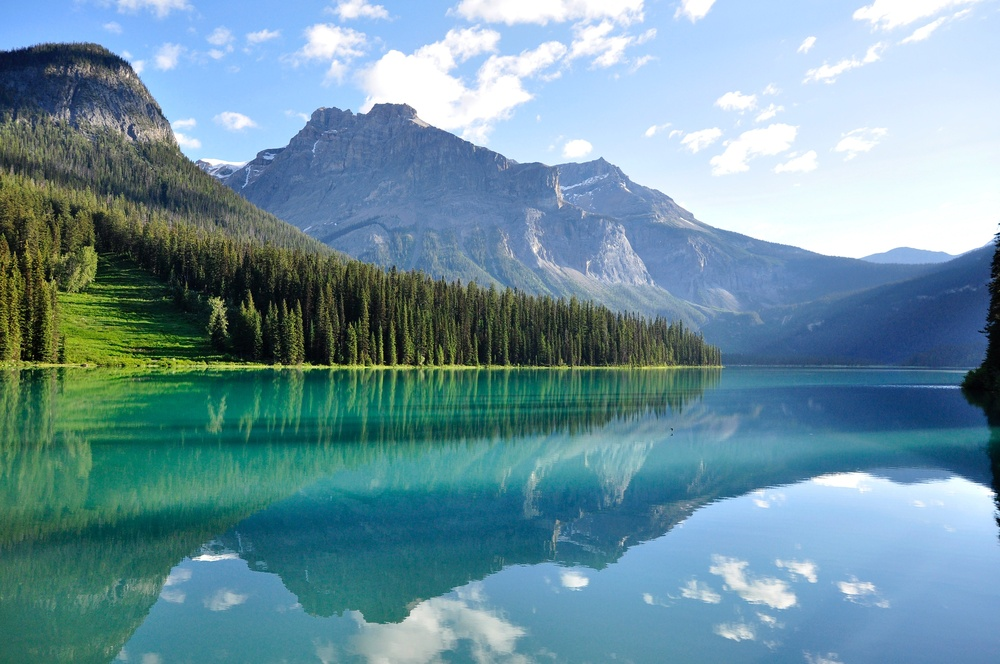
%> input picture wavlet transform/image.jpg, 1000 x 664 px, shrunk from 3300 x 2192 before the run
$ octave bt20ece081_wavlet_transform.m   (GNU Octave 9; MATLAB toolbox functions it lacks are replaced by stand-ins)
%> lines starting %> are read from the running program, lines starting %| are printed output that depends on the picture
close;
clear;
clc;

img = imread("image.jpg");
%> img is the input picture: size 664x1000x3 uint8; mean R, G, B 108.1, 146.1, 158.9
img_gs = rgb2gray(img);
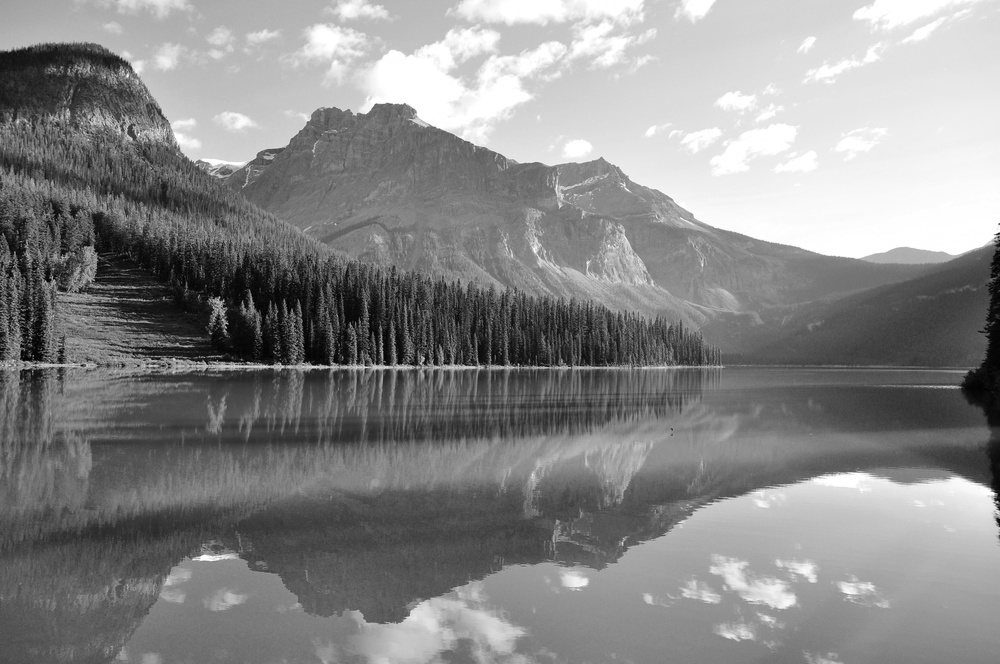
%> img_gs: size 664x1000 uint8; min 1, max 255, mean 136.2

% Perform the wavelet transform
[LL, LH, HL, HH] = dwt2(img_gs,'haar');
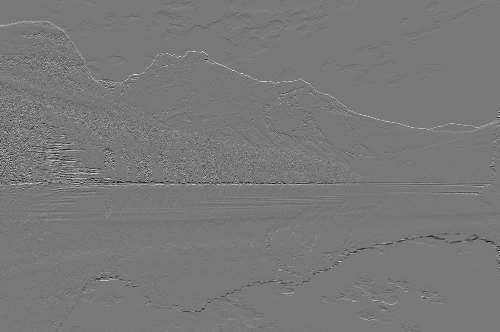
%> LH: size 332x500 double; min -144.5, max 160, mean 0.1; drawn with min black and max white
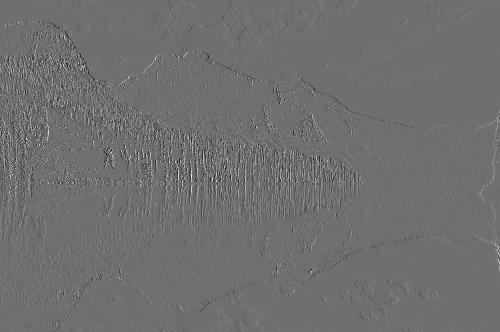
%> HL: size 332x500 double; min -101.5, max 130.5, mean 0; drawn with min black and max white
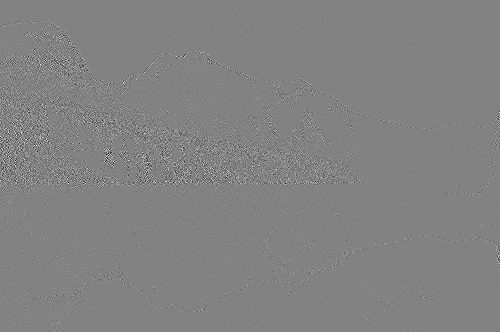
%> HH: size 332x500 double; min -70, max 66.5, mean 0; drawn with min black and max white

% Perform the inverse wavelet transform
recon_Image = idwt2(LL, LH, HL, HH, 'haar'); % Use the same wavelet type


% LL: Approximation coefficients
% LH: Horizontal detail coefficients
% HL: Vertical detail coefficients
% HH: Diagonal detail coefficients

% Display the transformed coefficients
subplot(3,2,1);
imshow(img_gs, []);
title('Original');

subplot(3,2,2);
imshow(LL, []);
title('Approximation (LL)');

subplot(3,2,3);
imshow(LH, []);
title('Horizontal Detail (LH)');

subplot(3,2,4);
imshow(HL, []);
title('Vertical Detail (HL)');

subplot(3,2,5);
imshow(HH, []);
title('Diagonal Detail (HH)');

subplot(3,2,6);
imshow(recon_Image, []);
title('Reconstructed Image');
